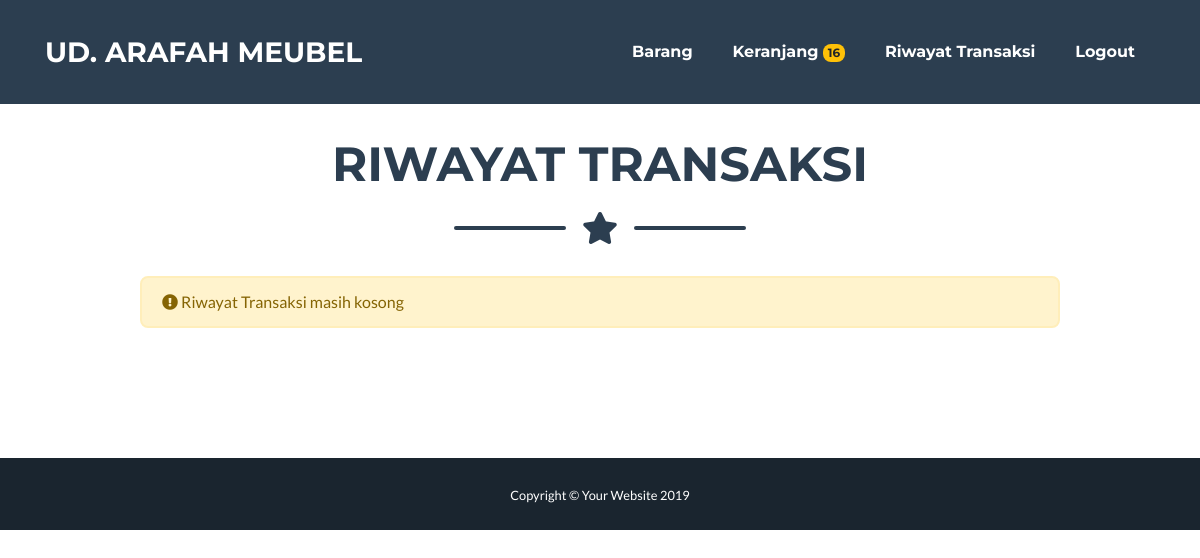
The app's page /pelanggan/index2.php?page=transaksi (signed in), older data.
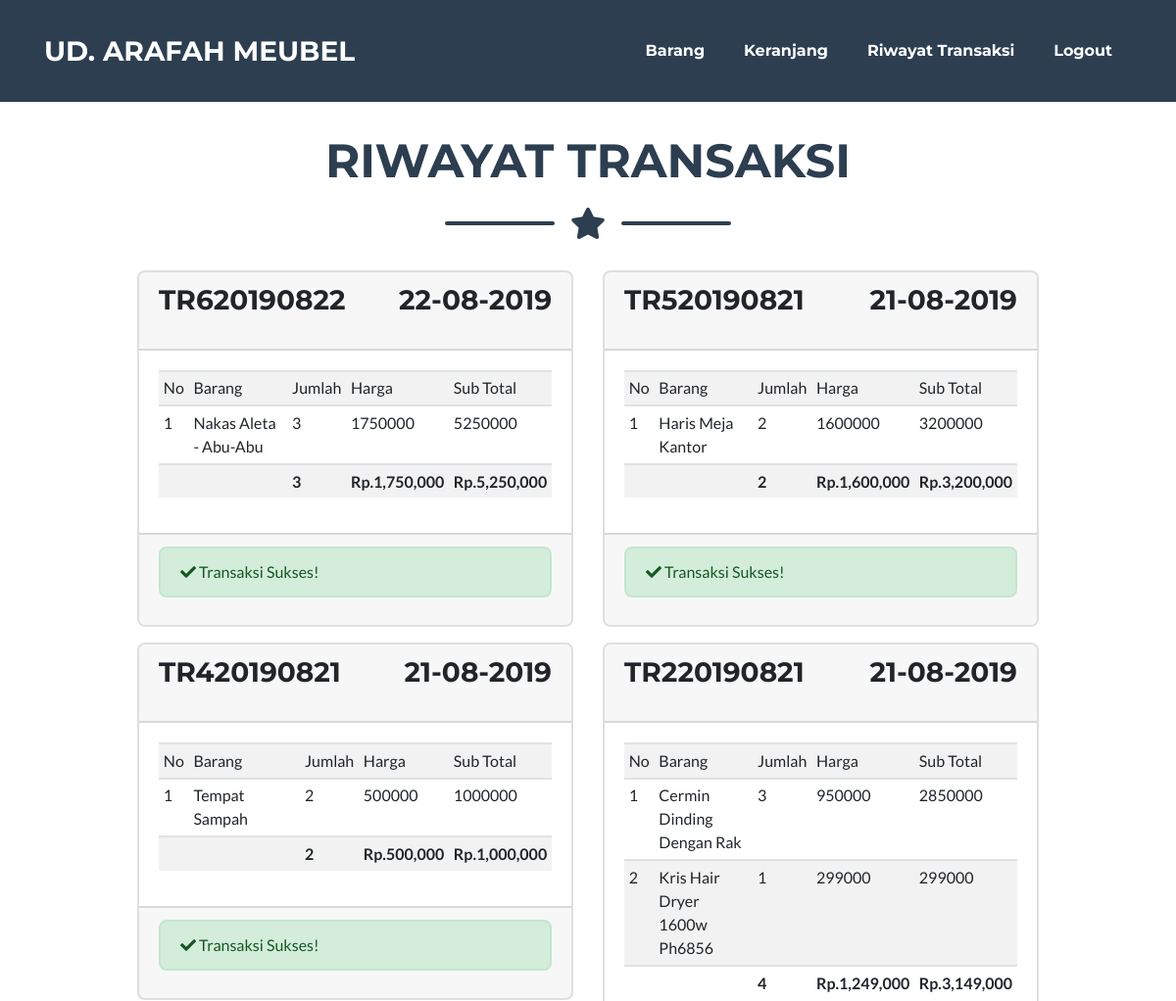
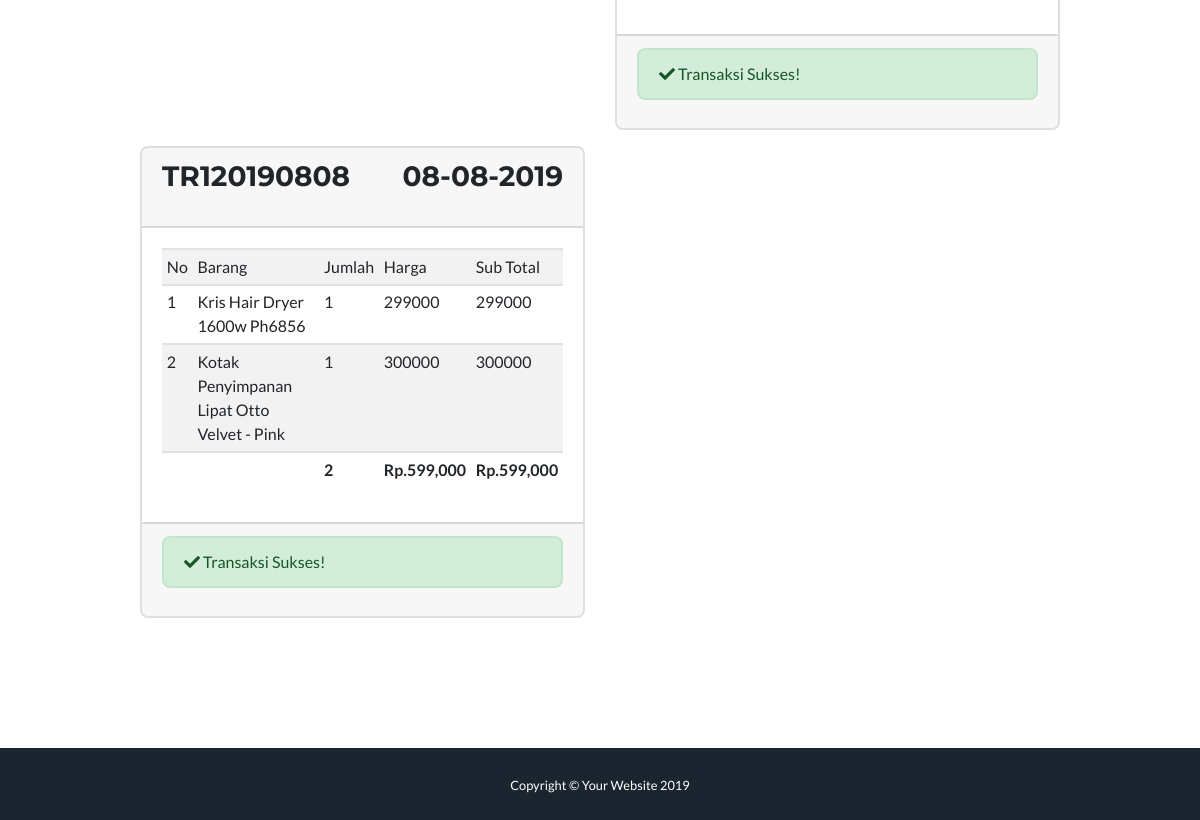
The same page, newer data (2 pictures, top to bottom).
### tables this page shows
CREATE TABLE IF NOT EXISTS `tbpenjualan` (
  `id` int(10) NOT NULL,
  `tanggal` varchar(100) NOT NULL,
  `lama` varchar(2) NOT NULL,
  `idp` varchar(10) NOT NULL,
  `uang_muka` char(15) NOT NULL,
  `bunga` char(15) NOT NULL,
  `besar_bunga` char(20) NOT NULL,
  `tot_kotor` char(15) NOT NULL,
  `angsuran` char(15) NOT NULL,
  `tot_bersih` char(15) NOT NULL,
  `jenis_pembayaran` char(1) NOT NULL,
  `bukti_pembayaran` varchar(100) NOT NULL,
  `status` varchar(5) NOT NULL
);

CREATE TABLE IF NOT EXISTS `tbdetailpenjualan` (
  `id` int(10) NOT NULL,
  `id_penjualan` varchar(10) NOT NULL,
  `id_produk` varchar(10) NOT NULL,
  `banyak` varchar(10) NOT NULL,
  `harga_jual` varchar(10) NOT NULL,
  `total` varchar(10) NOT NULL
);

CREATE TABLE IF NOT EXISTS `tbproduk` (
  `id` int(10) NOT NULL,
  `id_kategori` varchar(10) NOT NULL,
  `nama_barang` text NOT NULL,
  `harga` varchar(10) NOT NULL,
  `stok` char(10) NOT NULL,
  `deskripsi` text NOT NULL,
  `tanggal` varchar(50) NOT NULL,
  `img` varchar(50) NOT NULL
);

### pelanggan/content.php (called while the page is built, shortened)
<?php
if(!empty($_GET['page'])){
  $p = $_GET['page'];
  if($p=='barang'){
    $link = "laman/barang.php";
    $title = "Barang";
  } else if($p=='keranjang'){
    $link = "laman/keranjang.php";
    $title = "Keranjang Saya";
  } else if($p=='login'){
    $link = "login.php";
    $title = "Login";
  } else if($p=='registrasi'){
    $link = "regis.php";
    $title = "Registrasi";
  } else if($p=='proses'){
    $link = "proses.php";
  } else if($p=='transaksi'){
    $title = "Riwayat Transaksi";
  } else if($p=='view-barang'){
    $link = "laman/view_barang.php";
    $title = "Detail Barang";
  }
}

### pelanggan/laman/riwayat.php (the view)
<div class="col-md-10 offset-md-1">
	<div class="row">
		<?php
		$sql = mysql_query("SELECT * FROM tbpenjualan WHERE idp='$idp' AND status='y' ORDER BY id DESC");
		$r = mysql_num_rows($sql);
		if($r){
			while($d = mysql_fetch_array($sql)){?>
			<div class="col-md-6 mb-3">
				<div class="card">
					<div class="card-header">
						<div class="card-title">
							<div class="float-left">
								<h3>TR<?= $d['id'].date('Ymd', strtotime($d['tanggal']));?></h3>
							</div>
							<div class="float-right">
								<h3><?= date('d-m-Y', strtotime($d['tanggal']));?></h3>
							</div>
							<div class="clearfix"></div>
						</div>
					</div>
					<div class="card-body">
						<table class="table table-hover table-striped table-sm">
							<tr>
								<td>No</td>
								<td>Barang</td>
								<td>Jumlah</td>
								<td>Harga</td>
								<td>Sub Total</td>
							</tr>
							<?php
							$sqli = mysql_query("SELECT * FROM tbpenjualan a, tbdetailpenjualan b, tbproduk c WHERE a.id=b.id_penjualan AND a.id='$d[id]' AND c.id=b.id_produk");
							$n = 1;
							$j = 0;
							$h = 0;
							$t = 0;
							while($dt = mysql_fetch_array($sqli)){
								$j += $dt['banyak'];
								$h += $dt['harga'];
								$t += $dt['banyak']*$dt['harga'];
							?>
							<tr>
								<td><?= $n++;?></td>
								<td class="text-capitalize"><?= $dt['nama_barang'];?></td>
								<td><?= $dt['banyak'];?></td>
								<td><?= $dt['harga'];?></td>
								<td><?= $dt['total'];?></td>
							</tr>
						<?php } ?>
							<tr>
								<td colspan="2"></td>
								<td class="font-weight-bold"><?= $j;?></td>
								<td class="font-weight-bold">Rp.<?= number_format($h);?></td>
								<td class="font-weight-bold">Rp.<?= number_format($t);?></td>
							</tr>
						</table>
					</div>
					<div class="card-footer">
						<div class="alert alert-success"><i class="fa fa-check"></i> Transaksi Sukses!</div>
					</div>
				</div>
			</div>
			<?php } } else {?>
				<div class="col-md-12">
					<div class="alert alert-warning"><i class="fa fa-exclamation-circle"></i> Riwayat Transaksi masih kosong</div>
				</div>
			<?php } ?>
	</div>
</div>

### pelanggan/index2.php (shortened to what this page needs)
<?php
include "content.php";
$idp = $_SESSION['id'];
?>
<!DOCTYPE html>
<html lang="en">
<head>
  <link href="vendor/fontawesome-free/css/all.min.css" rel="stylesheet" type="text/css">
  <link href="css/freelancer.min.css" rel="stylesheet">
</head>
<body id="page-top">
  <nav class="navbar navbar-expand-lg bg-secondary text-capitalize fixed-top" id="mainNav">
    <div class="container">
      <a class="navbar-brand js-scroll-trigger" href="#page-top">UD. ARAFAH MEUBEL</a>
      <div class="collapse navbar-collapse" id="navbarResponsive">
        <ul class="navbar-nav ml-auto">
          <li class="nav-item mx-0 mx-lg-1">
            <a class="nav-link py-3 px-0 px-lg-3 rounded js-scroll-trigger" href="?page=barang">Barang</a>
          </li>
          <?php
          $sql = mysql_query("SELECT SUM(jumlah) as jumlah FROM tbkeranjang WHERE kode_pel='$idp'");
          $r = mysql_num_rows($sql);
          $d = mysql_fetch_array($sql);
          ?>
          <?php if(!empty($_SESSION['admin'])){?>
          <li class="nav-item mx-0 mx-lg-1">
            <a class="nav-link py-3 px-0 px-lg-3 rounded js-scroll-trigger" href="?page=keranjang" id="menu_cart">Keranjang <?= ($r > 0) ? '<span class="badge badge-warning">'.$d['jumlah'].'</span>' : '';?></a>
          </li>
          <li class="nav-item mx-0 mx-lg-1">
            <a class="nav-link py-3 px-0 px-lg-3 rounded js-scroll-trigger" href="?page=transaksi">Riwayat Transaksi</a>
          </li>
          <li class="nav-item mx-0 mx-lg-1">
            <a class="nav-link py-3 px-0 px-lg-3 rounded js-scroll-trigger" href="?page=proses&act=logout">Logout</a>
          </li>
        <?php } ?>
        </ul>
      </div>
    </div>
  </nav>
  <section class="page-section portfolio" id="portfolio">
    <div class="container">
      <h2 class="page-section-heading text-center text-uppercase text-secondary mt-5"><?= $title;?></h2>
      <div class="divider-custom">
        <div class="divider-custom-line"></div>
        <div class="divider-custom-icon">
          <i class="fas fa-star"></i>
        </div>
        <div class="divider-custom-line"></div>
      </div>
      <div class="row">
        <?php include $link;?>
      </div>
  </div>
</section>
  <section class="copyright py-4 mt-5 text-center text-white">
    <div class="container">
      <small>Copyright &copy; Your Website 2019</small>
    </div>
  </section>
</body>
</html>

Row changes from the older to the newer data that the page shows:
added tbpenjualan: id "6", tanggal "20190822", tanggal "22-08-2019", j "3", h "1,750,000", t "5,250,000"
added tbdetailpenjualan: id_produk.nama_barang "Nakas Aleta - Abu-Abu", banyak "3", id_produk.harga "1750000", total "5250000", shown under "6"
added tbpenjualan: id "5", tanggal "20190821", tanggal "21-08-2019", j "2", h "1,600,000", t "3,200,000"
added tbdetailpenjualan: id_produk.nama_barang "Haris Meja Kantor", banyak "2", id_produk.harga "1600000", total "3200000", shown under "5"
added tbpenjualan: id "4", tanggal "20190821", tanggal "21-08-2019", j "2", h "500,000", t "1,000,000"
added tbdetailpenjualan: id_produk.nama_barang "Tempat Sampah", banyak "2", id_produk.harga "500000", total "1000000", shown under "4"
added tbpenjualan: id "2", tanggal "20190821", tanggal "21-08-2019", j "4", h "1,249,000", t "3,149,000"
added tbdetailpenjualan: id_produk.nama_barang "Cermin Dinding Dengan Rak", banyak "3", id_produk.harga "950000", total "2850000", shown under "2"
added tbdetailpenjualan: id_produk.nama_barang "Kris Hair Dryer 1600w Ph6856", banyak "1", id_produk.harga "299000", total "299000", shown under "2"
added tbpenjualan: id "1", tanggal "20190808", tanggal "08-08-2019", j "2", h "599,000", t "599,000"
added tbdetailpenjualan: id_produk.nama_barang "Kris Hair Dryer 1600w Ph6856", banyak "1", id_produk.harga "299000", total "299000"
added tbdetailpenjualan: id_produk.nama_barang "Kotak Penyimpanan Lipat Otto Velvet - Pink", banyak "1", id_produk.harga "300000", total "300000"
Text that changed along with them:
$d['jumlah']: "16" → (not shown)
text no longer shown: "Riwayat Transaksi masih kosong"
